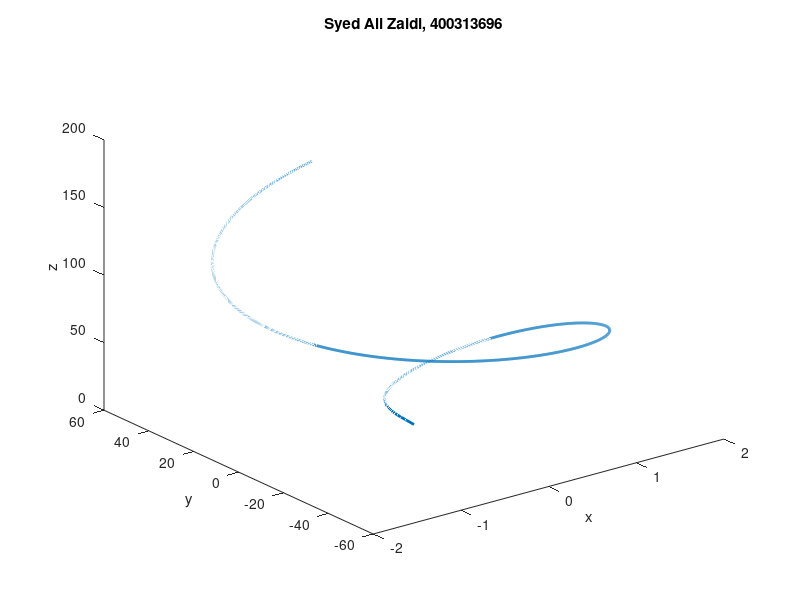

Source code (MATLAB):
fileID = fopen('math2zz3_hw1_data_file.txt');
data = fscanf(fileID,'%u%g%g%g',[4 2000]);
fclose(fileID);

t = 1:1:2000;
rx = 2*data(2,:);
ry = 6*data(3,:);
rz = 8*data(4,:);

plot3(rx,ry,rz,'Linewidth',2)
xlabel('x'), ylabel('y'), zlabel('z');  
title('Syed Ali Zaidi, 400313696');

